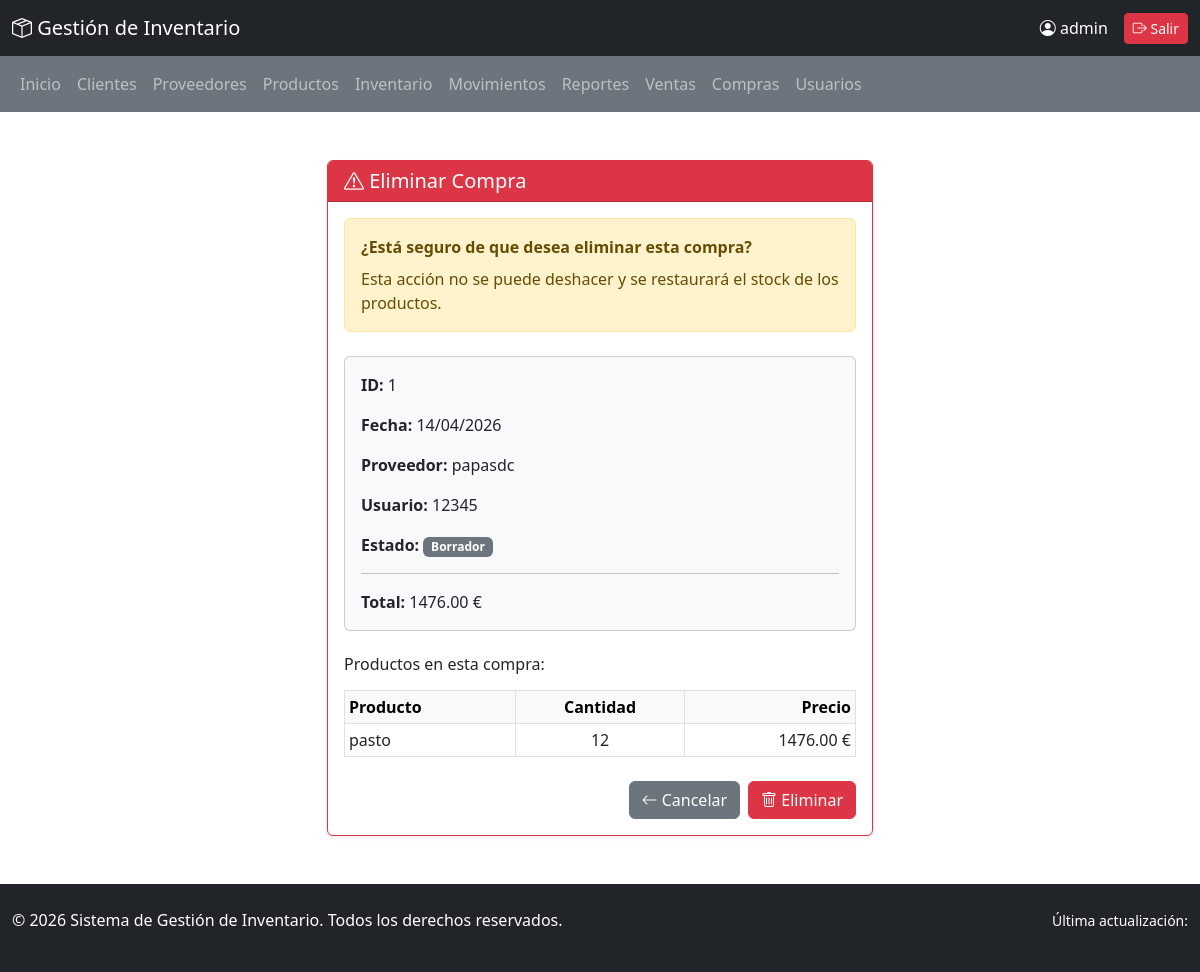
Screenshot of /compras/eliminar/1/ (signed in) with the database file from the repository.
### inventario/models.py (models this page shows, shortened)
class Compra(models.Model):
    ESTADO_COMPRA = [
        ('borrador', 'Borrador'),
        ('confirmada', 'Confirmada'),
        ('recibida', 'Recibida'),
        ('cancelada', 'Cancelada'),
    ]
    fecha_compra = models.DateField(auto_now_add=True)
    proveedor = models.ForeignKey(Proveedor, on_delete=models.CASCADE, related_name='compras')
    usuario = models.ForeignKey(User, on_delete=models.CASCADE, related_name='compras_realizadas')
    estado = models.CharField(max_length=20, choices=ESTADO_COMPRA, default='borrador')
    total = models.DecimalField(max_digits=12, decimal_places=2, default=0)
    class Meta:
        ordering = ['-fecha_compra']
        verbose_name = 'Compra'
        verbose_name_plural = 'Compras'
    def calcular_total(self):
        return sum(detalle.subtotal() for detalle in self.detalles.all())

class Proveedor(models.Model):
    nombre_proveedor = models.CharField(max_length=100)
    telefono = models.CharField(max_length=9)
    email = models.EmailField(unique=True)
    direccion = models.CharField(max_length=200)
    fecha_creacion = models.DateTimeField(auto_now_add=True)
    class Meta:
        ordering = ['nombre_proveedor']
        verbose_name = 'Proveedor'
        verbose_name_plural = 'Proveedores'

class DetalleCompra(models.Model):
    compra = models.ForeignKey(Compra, on_delete=models.CASCADE, related_name='detalles')
    producto = models.ForeignKey(Producto, on_delete=models.CASCADE, related_name='detalles_compra')
    cantidad = models.PositiveIntegerField()
    precio_compra = models.DecimalField(max_digits=10, decimal_places=2)
    class Meta:
        unique_together = ['compra', 'producto']
        verbose_name = 'Detalle Compra'
        verbose_name_plural = 'Detalles Compra'
    def subtotal(self):
        return self.cantidad * self.precio_compra

class Producto(models.Model):
    nombre_producto = models.CharField(max_length=100)
    codigo = models.CharField(max_length=50, unique=True)
    descripcion = models.TextField()
    precio = models.DecimalField(max_digits=10, decimal_places=2)
    stock = models.PositiveIntegerField(default=0)
    stock_minimo = models.PositiveIntegerField(default=0)
    fecha_creacion = models.DateTimeField(auto_now_add=True)
    activo = models.BooleanField(default=True)
    class Meta:
        ordering = ['nombre_producto']
        verbose_name = 'Producto'
        verbose_name_plural = 'Productos'

### inventario/views.py (the view, shortened to what this page needs)
# urls.py: path('compras/eliminar/<int:id>/', views.eliminar_compra, name='eliminar_compra'),
@login_required(login_url='login')
@administrador_required
@require_http_methods(["GET", "POST"])
def eliminar_compra(request, id):
    compra = get_object_or_404(Compra, id=id)
    return render(request, 'eliminar_compra.html', {'compra': compra})

### inventario/views.py (called while the page is built)
def administrador_required(view_func):
    return user_passes_test(
        lambda u: u.is_authenticated and (
            u.is_superuser or
            (hasattr(u, 'perfil') and u.perfil.rol == 'administrador')
        ),
        login_url='login',
        redirect_field_name=None
    )(view_func)

### inventario/templates/eliminar_compra.html (shortened to what this page needs)
{% extends 'base.html' %}
{% block content %}
<div class="container my-5">
    <div class="row">
        <div class="col-md-6 offset-md-3">
            <div class="card border-danger shadow-sm">
                <div class="card-header bg-danger text-white">
                    <h5 class="mb-0"><i class="bi bi-exclamation-triangle"></i> Eliminar Compra</h5>
                </div>
                <div class="card-body">
                    <div class="alert alert-warning mb-4">
                        <strong>¿Está seguro de que desea eliminar esta compra?</strong>
                        <p class="mb-0 mt-2">Esta acción no se puede deshacer y se restaurará el stock de los productos.</p>
                    </div>
                    <div class="card bg-light">
                        <div class="card-body">
                            <p><strong>ID:</strong> {{ compra.id }}</p>
                            <p><strong>Fecha:</strong> {{ compra.fecha_compra|date:"d/m/Y" }}</p>
                            <p><strong>Proveedor:</strong> {{ compra.proveedor.nombre_proveedor }}</p>
                            <p><strong>Usuario:</strong> {{ compra.usuario.username }}</p>
                            <p><strong>Estado:</strong>
                                {% if compra.estado == 'borrador' %}
                                    <span class="badge bg-secondary">Borrador</span>
                                {% elif compra.estado == 'confirmada' %}
                                    <span class="badge bg-info">Confirmada</span>
                                {% elif compra.estado == 'recibida' %}
                                    <span class="badge bg-success">Recibida</span>
                                {% else %}
                                    <span class="badge bg-danger">Cancelada</span>
                                {% endif %}
                            </p>
                            <hr>
                            <p class="mb-0"><strong>Total:</strong> {{ compra.calcular_total }} €</p>
                        </div>
                    </div>
                    <h6 class="mt-4 mb-3">Productos en esta compra:</h6>
                    <div class="table-responsive">
                        <table class="table table-sm table-bordered mb-4">
                            <thead class="table-light">
                                <tr>
                                    <th>Producto</th>
                                    <th class="text-center">Cantidad</th>
                                    <th class="text-end">Precio</th>
                                </tr>
                            </thead>
                            <tbody>
                                {% for detalle in compra.detalles.all %}
                                    <tr>
                                        <td>{{ detalle.producto.nombre_producto }}</td>
                                        <td class="text-center">{{ detalle.cantidad }}</td>
                                        <td class="text-end">{{ detalle.subtotal }} €</td>
                                    </tr>
                                {% empty %}
                                    <tr>
                                        <td colspan="3" class="text-center text-muted">Sin detalles</td>
                                    </tr>
                                {% endfor %}
                            </tbody>
                        </table>
                    </div>
                    <form method="post">
                        <div class="d-grid gap-2 d-md-flex justify-content-md-end">
                            <a href="{% url 'ver_compras' %}" class="btn btn-secondary">
                                <i class="bi bi-arrow-left"></i> Cancelar
                            </a>
                            <button type="submit" class="btn btn-danger">
                                <i class="bi bi-trash"></i> Eliminar
                            </button>
                        </div>
                    </form>
                </div>
            </div>
        </div>
    </div>
</div>
{% endblock %}

### inventario/templates/base.html (shortened to what this page needs)
<!DOCTYPE html>
<html lang="es">
<head>
    <link href="https://cdn.jsdelivr.net/npm/bootstrap@5.3.0/dist/css/bootstrap.min.css" rel="stylesheet">
    <link rel="stylesheet" href="https://cdn.jsdelivr.net/npm/bootstrap-icons@1.10.0/font/bootstrap-icons.css">
</head>
<body>
    <nav class="navbar navbar-dark bg-dark sticky-top">
        <div class="container-fluid">
            <span class="navbar-brand">
                <i class="bi bi-box-seam"></i> Gestión de Inventario
            </span>
            <div class="d-flex align-items-center gap-3">
                <span class="text-white">
                    <i class="bi bi-person-circle"></i> {{ user.username }}
                </span>
                <form method="post" action="{% url 'logout' %}" class="d-inline">
                    <button type="submit" class="btn btn-danger btn-sm">
                        <i class="bi bi-box-arrow-right"></i> Salir
                    </button>
                </form>
            </div>
        </div>
    </nav>
    <nav class="navbar navbar-expand-lg navbar-dark bg-secondary">
        <div class="container-fluid">
            <div class="collapse navbar-collapse show">
                <ul class="navbar-nav me-auto mb-2 mb-lg-0">
                    <li class="nav-item"><a class="nav-link" href="{% url 'inicio' %}">Inicio</a></li>
                    {% if user.is_staff or perms.inventario.view_cliente %}
                        <li class="nav-item"><a class="nav-link" href="{% url 'ver_clientes' %}">Clientes</a></li>
                    {% endif %}
                    {% if user.is_staff or perms.inventario.view_proveedor %}
                        <li class="nav-item"><a class="nav-link" href="{% url 'ver_proveedores' %}">Proveedores</a></li>
                    {% endif %}
                    {% if user.is_staff or perms.inventario.view_producto %}
                        <li class="nav-item"><a class="nav-link" href="{% url 'ver_productos' %}">Productos</a></li>
                        <li class="nav-item"><a class="nav-link" href="{% url 'consultar_inventario' %}">Inventario</a></li>
                    {% endif %}
                    {% if user.is_staff %}
                        <li class="nav-item"><a class="nav-link" href="{% url 'ver_movimientos' %}">Movimientos</a></li>
                        <li class="nav-item"><a class="nav-link" href="{% url 'ver_reportes' %}">Reportes</a></li>
                    {% endif %}
                    {% if user.is_staff or perms.inventario.view_venta %}
                        <li class="nav-item"><a class="nav-link" href="{% url 'ver_ventas' %}">Ventas</a></li>
                    {% endif %}
                    {% if user.is_staff or perms.inventario.view_compra %}
                        <li class="nav-item"><a class="nav-link" href="{% url 'ver_compras' %}">Compras</a></li>
                    {% endif %}
                    {% if user.is_authenticated and user.is_staff %}
                        <li class="nav-item"><a class="nav-link" href="{% url 'ver_usuarios' %}">Usuarios</a></li>
                    {% endif %}
                </ul>
            </div>
        </div>
    </nav>
    <main>
        {% block content %}{% endblock %}
    </main>
    <footer class="bg-dark text-white mt-5 py-4">
        <div class="container-fluid">
            <div class="row">
                <div class="col-md-6">
                    <p>&copy; 2026 Sistema de Gestión de Inventario. Todos los derechos reservados.</p>
                </div>
                <div class="col-md-6 text-end">
                    <small>Última actualización: {{ now|date:"d/m/Y H:i" }}</small>
                </div>
            </div>
        </div>
    </footer>
</body>
</html>

### rows the page displays
Compra: id "1", fecha_compra "14/04/2026", proveedor.nombre_proveedor "papasdc", usuario.username "12345", calcular_total "1476.00"
DetalleCompra: producto.nombre_producto "pasto", cantidad "12", subtotal "1476.00"

### other values shown
{{ user.username }} "admin"
